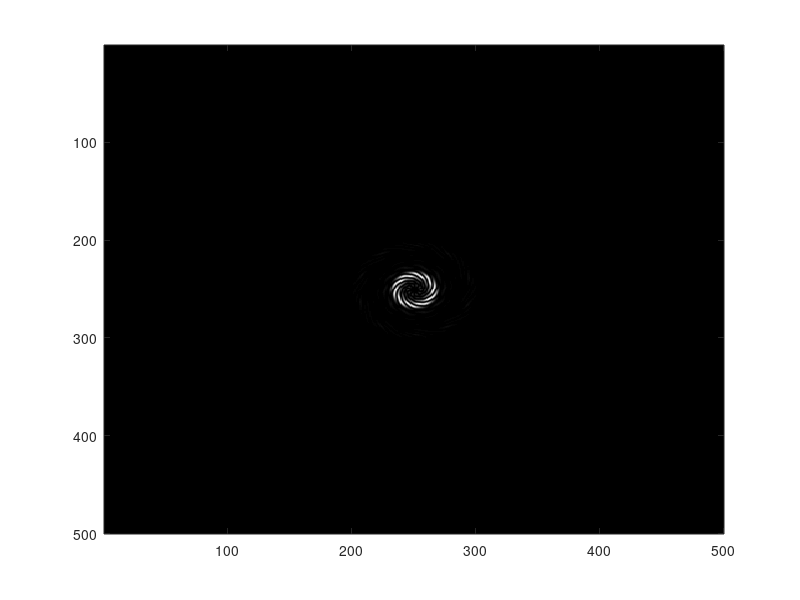

Write the MATLAB code that produced this figure.
%Forked grating
%Define parameters
N=500;%%Define size of the matrix
Angle=1;%Define angle of the second plane wave
V=0.5;%%Visibility controller
lambda=0.632*1e-6;%Define wavelength 
L=5;

%Create sampled space 
    del=1*1e-6;%sampling
    x=-N/2:N/2-1;
    y=-N/2:N/2-1;
    [X,Y]=meshgrid(x*del,y*del); 
    r=sqrt(X.^2+Y.^2);
    A=V*exp(1i*L*(atan2(Y,X))); 
    B=V*exp(1i*(r/lambda)*tand(Angle)*2*pi);
    D=A+B;%Interference of the object and reference wave

%%Intensity profile
    I=abs(D).*abs(D);
    I1=im2bw(I);
    Heli_axicon=exp(1i*pi*I1);
    Heli_axicon(r>100*1e-6)=0;
    E=fftshift(fft2(Heli_axicon));
    I2=(abs(E).*abs(E));
    colormap(gray);%%Display result
    imagesc(I2);
